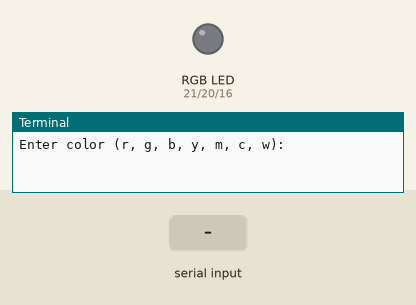
Simulated run of this program. Board: Raspberry Pi (BCM pin numbers). Parts: an RGB LED mixed from three pins (HIGH = lit), the last lines printed to the terminal. Inputs (shaded band) come from the test bench.

Above: at 1.2 s.
1.3 s: "r" typed at the terminal, then Enter
At 2.3 s:
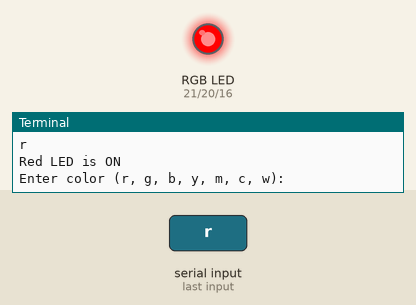
2.8 s: "g" typed at the terminal, then Enter
At 3.4 s:
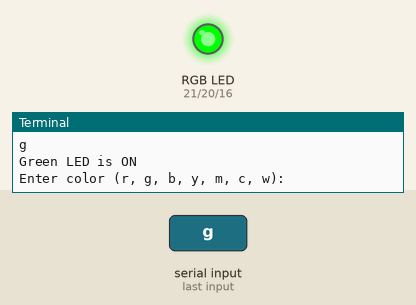
4.3 s: "b" typed at the terminal, then Enter
At 4.6 s:
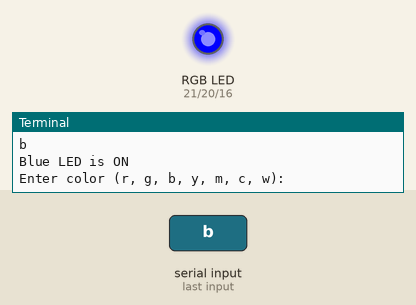
5.8 s: "y" typed at the terminal, then Enter
At 6.9 s:
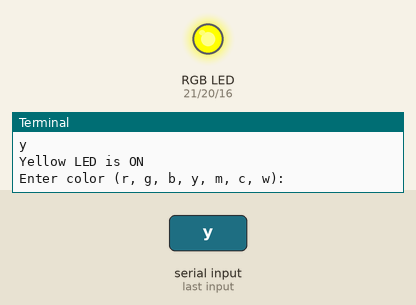
7.3 s: "m" typed at the terminal, then Enter
At 8.1 s:
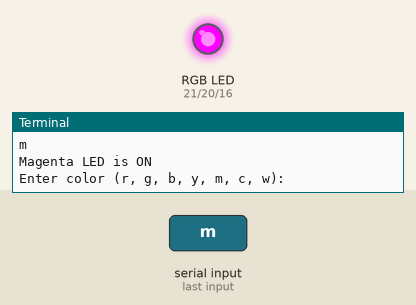
8.8 s: "c" typed at the terminal, then Enter
At 9.2 s:
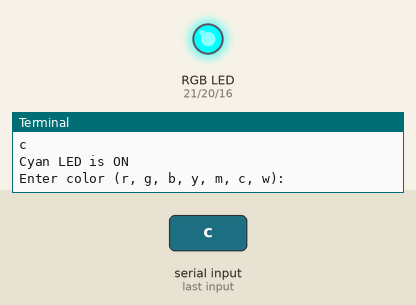
Timing chart, 0 to 11.3 s (numbered marks = the images above; inputs shaded):
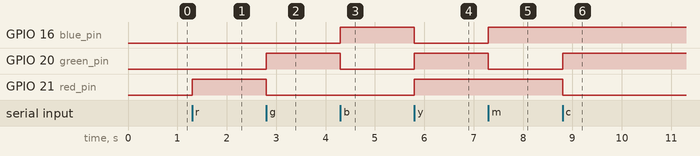

Measured:
- after the input at 1.3 s, GPIO 21 (red_pin): LOW → HIGH at once
- after the input at 2.8 s, GPIO 20 (green_pin): LOW → HIGH at once; GPIO 21 (red_pin): HIGH → LOW at once
- after the input at 4.3 s, GPIO 16 (blue_pin): LOW → HIGH at once; GPIO 20 (green_pin): HIGH → LOW at once
- after the input at 5.8 s, GPIO 16 (blue_pin): HIGH → LOW at once; GPIO 20 (green_pin), GPIO 21 (red_pin): LOW → HIGH at once
- after the input at 7.3 s, GPIO 16 (blue_pin): LOW → HIGH at once; GPIO 20 (green_pin): HIGH → LOW at once
- after the input at 8.8 s, GPIO 20 (green_pin): LOW → HIGH at once; GPIO 21 (red_pin): HIGH → LOW at once

The program:

R08._User_Input_Controlled_RGB_LED.py
```python
"""
Components Used:
1. Raspberry Pi
2. RGB LED (Common Cathode)
3. Breadboard
4. Jumper Wires
"""

import RPi.GPIO as gpio
import time

red_pin = 21    # GPIO pin for red LED
green_pin = 20  # GPIO pin for green LED
blue_pin = 16   # GPIO pin for blue LED

gpio.setmode(gpio.BCM)           # Use BCM pin numbering
gpio.setup(red_pin, gpio.OUT)    # Set red pin as output
gpio.setup(green_pin, gpio.OUT)  # Set green pin as output
gpio.setup(blue_pin, gpio.OUT)   # Set blue pin as output

try:
    while True:
        user_input = input("Enter color (r, g, b, y, m, c, w): ").lower()  # Get input

        if user_input == "r":
            gpio.output(red_pin, gpio.HIGH)    # Red ON
            gpio.output(green_pin, gpio.LOW)
            gpio.output(blue_pin, gpio.LOW)
            print("Red LED is ON")

        elif user_input == "g":
            gpio.output(red_pin, gpio.LOW)
            gpio.output(green_pin, gpio.HIGH)  # Green ON
            gpio.output(blue_pin, gpio.LOW)
            print("Green LED is ON")

        elif user_input == "b":
            gpio.output(red_pin, gpio.LOW)
            gpio.output(green_pin, gpio.LOW)
            gpio.output(blue_pin, gpio.HIGH)   # Blue ON
            print("Blue LED is ON")

        elif user_input == "y":
            gpio.output(red_pin, gpio.HIGH)    # Yellow
            gpio.output(green_pin, gpio.HIGH)
            gpio.output(blue_pin, gpio.LOW)
            print("Yellow LED is ON")

        elif user_input == "m":
            gpio.output(red_pin, gpio.HIGH)    # Magenta
            gpio.output(green_pin, gpio.LOW)
            gpio.output(blue_pin, gpio.HIGH)
            print("Magenta LED is ON")

        elif user_input == "c":
            gpio.output(red_pin, gpio.LOW)
            gpio.output(green_pin, gpio.HIGH)  # Cyan
            gpio.output(blue_pin, gpio.HIGH)
            print("Cyan LED is ON")

        elif user_input == "w":
            gpio.output(red_pin, gpio.HIGH)    # White
            gpio.output(green_pin, gpio.HIGH)
            gpio.output(blue_pin, gpio.HIGH)
            print("White LED is ON")

        else:
            print("Invalid input")

except KeyboardInterrupt:
    gpio.cleanup()  # Reset GPIO on exit
```
